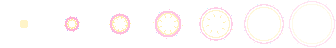
#> input picture Character/Peri/Effects/magic_burst.png, 336 x 48 px, given in place of glow_aura.png, which was not available; the run also reads 1 picture not shown here
$ python preview.py
#> lines starting #> are read from the running program, lines starting #| are printed output that depends on the picture
### Character/Peri/_Tools/effects.py
import math, json, random
import numpy as np
from PIL import Image

WHITE=(255,255,255); GOLD=(255,232,140); PINK=(255,166,212); LAV=(204,160,244)
CYAN=(150,228,255); MINT=(150,236,184); DEEP=(40,32,64)

class C:
    def __init__(s,w,h): s.w,s.h=w,h; s.a=np.zeros((h,w,4),float)
    def px(s,x,y,rgb,a=255):
        x=int(math.floor(x)); y=int(math.floor(y))
        if not(0<=x<s.w and 0<=y<s.h) or a<=0: return
        sa=a/255.0; d=s.a[y,x]; da=d[3]/255.0
        oa=sa+da*(1-sa)
        if oa<=0: return
        for k in range(3): d[k]=(rgb[k]*sa+d[k]*da*(1-sa))/oa
        d[3]=oa*255
    def disc(s,cx,cy,r,rgb,a=255):
        for y in range(s.h):
            for x in range(s.w):
                if math.hypot(x+.5-cx,y+.5-cy)<=r: s.px(x,y,rgb,a)
    def ring(s,cx,cy,r,t,rgb,a=255,ry=None):
        ry=ry or r
        for y in range(s.h):
            for x in range(s.w):
                d=math.hypot((x+.5-cx)/r,(y+.5-cy)/ry)*r
                if r-t<d<=r: s.px(x,y,rgb,a)
    def star(s,cx,cy,n,rgb,a=255,core=WHITE,diag=False):
        cx=int(cx); cy=int(cy)
        for i in range(1,n+1):
            f=a*(1-0.18*(i-1))
            for dx,dy in((1,0),(-1,0),(0,1),(0,-1)): s.px(cx+dx*i,cy+dy*i,rgb,f)
        if diag:
            for i in range(1,max(1,n//2)+1):
                for dx,dy in((1,1),(-1,1),(1,-1),(-1,-1)): s.px(cx+dx*i,cy+dy*i,rgb,a*.7)
        s.px(cx,cy,core,255)
    def img(s): return Image.fromarray(np.clip(s.a,0,255).astype(np.uint8))

# [4 lines left out: function strip, not called in this run]

FX={}   # nama -> (list of images, meta)

# 1) glow_aura 32x32 x4 loop
fr=[]
for f in range(4):
    c=C(32,32); r=12+[0,1,0.5,1][f]
    for rr,aa,col in ((r,34,LAV),(r-3,40,PINK),(r-6,46,WHITE)):
        for y in range(32):
            for x in range(32):
                d=math.hypot(x+.5-16,y+.5-16)
                if d<=rr and ((x+y)%2==0 or d<rr-2): c.px(x,y,col,aa)
    for j in range(4):
        a=math.radians(f*22.5+j*90); rx=16+math.cos(a)*13.5; ry=16+math.sin(a)*13.5
        c.px(rx,ry,WHITE,255); c.px(rx+1,ry,GOLD,150); c.px(rx,ry+1,GOLD,150)
    fr.append(c.img())
FX['glow_aura']=(fr,dict(fps=8,loop=True,anchor=[16,16],note='taruh di belakang karakter, pusat = tengah badan'))

# 2) twinkle 9x9 x6
fr=[]
for n,a in ((0,255),(1,255),(2,255),(3,255),(2,200),(1,140)):
    c=C(9,9)
    if n==0: c.px(4,4,WHITE,255)
    else: c.star(4,4,n,GOLD,a,WHITE,diag=(n==3))
    fr.append(c.img())
FX['twinkle']=(fr,dict(fps=12,loop=False,anchor=[4,4],note='kilau kecil acak di sekitar peri/sayap'))

# 3) pixie_dust 16x16 x6 loop (jatuh dari sayap)
fr=[]; rnd=random.Random(7); parts=[(rnd.uniform(-3,3),rnd.uniform(0,1),rnd.choice([GOLD,PINK,CYAN,WHITE,LAV])) for _ in range(6)]
for f in range(6):
    c=C(16,16)
    for k,(dx,ph,col) in enumerate(parts):
        life=((f/6.0)+k/6.0)%1.0
        x=8+dx+math.sin((life+ph)*6.28)*1.2; y=2+life*12
        a=255*(1-life**1.5)
        c.px(x,y,col,a)
        if life<0.4: c.px(x+1,y,col,a*.5); c.px(x,y+1,col,a*.5)
    fr.append(c.img())
FX['pixie_dust']=(fr,dict(fps=10,loop=True,anchor=[8,2],note='emitter di pangkal sayap; ikut dipakai saat walk/run/idle'))

# 4) magic_burst 48x48 x7 (attack)
fr=[]
for f in range(7):
    c=C(48,48); t=f/6.0
    if f==0:
        c.disc(24,24,2.5,WHITE,255); c.disc(24,24,4.5,GOLD,120)
    else:
        R=4+t*19;
        c.ring(24,24,R,2.2 if f<4 else 1.2,PINK,int(255*(1-t*0.7)))
        c.ring(24,24,R-2.5,1.2,GOLD,int(230*(1-t*0.8)))
        if f<5: c.disc(24,24,max(0,4-f),WHITE,255-f*30)
        L=int(7*math.sin(math.pi*min(1,t*1.15)))+1
        for k in range(8):
            a=math.radians(k*45+(f*8)); r0=R*0.35
            for i in range(L):
                c.px(24+math.cos(a)*(r0+i),24+math.sin(a)*(r0+i),WHITE if i<2 else GOLD,230-i*30)
        for k in range(8):
            a=math.radians(k*45+22.5+f*10); rr=R*1.05
            c.px(24+math.cos(a)*rr,24+math.sin(a)*rr,[CYAN,PINK,LAV,GOLD][k%4],255*(1-t*0.8))
    fr.append(c.img())
FX['magic_burst']=(fr,dict(fps=14,loop=False,anchor=[24,24],note='ledakan sihir; pakai di titik serangan (attack frame 3-4)'))

# 5) magic_orb 16x16 x4 loop (proyektil, menghadap kanan)
fr=[]
for f in range(4):
    c=C(16,16); p=[0,1,2,1][f]
    c.disc(10,8,4+0.4*p,LAV,110); c.disc(10,8,3,PINK,230); c.disc(10,8,1.8,WHITE,255)
    for i in range(1,6): c.px(10-3-i,8+math.sin((f+i)*1.4)*1.2,GOLD,200-i*34)
    c.px(10+(-1 if p else 1),5-(p%2),WHITE,220)
    fr.append(c.img())
FX['magic_orb']=(fr,dict(fps=12,loop=True,anchor=[10,8],note='proyektil menghadap kanan; flip_x untuk kiri'))

# 6) orb_hit 32x32 x5
fr=[]
for f in range(5):
    c=C(32,32); t=f/4.0
    c.ring(16,16,3+t*11,2 if f<3 else 1,WHITE if f<2 else PINK,int(255*(1-t*.75)))
    if f<3: c.disc(16,16,4-f,WHITE,255-f*50)
    for k in range(6):
        a=math.radians(k*60+15); rr=3+t*13
        c.px(16+math.cos(a)*rr,16+math.sin(a)*rr,[GOLD,CYAN,PINK][k%3],255*(1-t*.8))
        c.px(16+math.cos(a)*(rr-1.5),16+math.sin(a)*(rr-1.5),WHITE,160*(1-t))
    fr.append(c.img())
FX['orb_hit']=(fr,dict(fps=14,loop=False,anchor=[16,16],note='saat orb mengenai target'))

# 7) blessing 32x40 x8 (interact)
fr=[]
for f in range(8):
    c=C(32,40); t=f/8.0
    c.ring(16,36,6+4*math.sin(math.pi*t),1,MINT,150,ry=3)
    for k in range(6):
        ph=(t+k/6.0)%1.0; ang=ph*6.28*1.5+k
        x=16+math.cos(ang)*(6-3*ph); y=35-ph*30
        col=[MINT,GOLD,WHITE][k%3]; a=255*(1-ph**2)
        c.px(x,y,col,a)
        if k%2==0 and ph<0.7: c.px(x-1,y,col,a*.55); c.px(x+1,y,col,a*.55); c.px(x,y-1,col,a*.55); c.px(x,y+1,col,a*.55)
    fr.append(c.img())
FX['blessing']=(fr,dict(fps=10,loop=False,anchor=[16,36],note='efek interaksi/berkat; pusat di kaki'))

# 8) landing_pollen 32x16 x5
fr=[]
for f in range(5):
    c=C(32,16); t=f/4.0
    for k in range(10):
        s_=-1 if k%2 else 1; sp=3+ (k//2)*2.2
        x=16+s_*(2+sp*t*1.6); y=12-math.sin(math.pi*min(1,t*1.2))*(2+k%3)-(k%2)*0.5
        c.px(x,y,[GOLD,WHITE,PINK,CYAN,LAV][k%5],255*(1-t**1.7))
    c.ring(16,13,3+t*12,1,WHITE,int(140*(1-t)),ry=2+t*1.5)
    fr.append(c.img())
FX['landing_pollen']=(fr,dict(fps=12,loop=False,anchor=[16,13],note='saat mendarat setelah jump'))

# 9) warp_in 32x32 x8  (warp_out = urutan dibalik)
fr=[]
for f in range(8):
    c=C(32,32)
    if f<4:
        R=15-f*3.2; c.ring(16,16,R,1.5,LAV,120+f*30)
        for k in range(8):
            a=math.radians(k*45); c.px(16+math.cos(a)*(R+2),16+math.sin(a)*(R+2),[WHITE,GOLD][k%2],220)
        c.disc(16,16,f*0.8,WHITE,200)
    elif f<6:
        w=3 if f==4 else 2
        for y in range(2,30):
            for x in range(16-w,16+w):
                c.px(x,y,WHITE,255 if abs(x+.5-16)<w-1 else 150)
        c.disc(16,16,5 if f==4 else 4,GOLD,150)
    else:
        t=(f-6)/1.0
        for k in range(10):
            a=math.radians(k*36+10); rr=4+t*8+(k%3)*2
            c.px(16+math.cos(a)*rr,16+math.sin(a)*rr*1.2,[PINK,CYAN,GOLD,WHITE,LAV][k%5],255*(1-t*.6))
        c.ring(16,16,5+t*6,1,WHITE,int(160*(1-t)))
    fr.append(c.img())
FX['warp_in']=(fr,dict(fps=12,loop=False,anchor=[16,16],note='muncul; warp_out = putar balik urutan frame'))

# 10) ground_shadow 16x8 x3 (normal, kecil, paling kecil untuk jump)
fr=[]
for rw,rh,a in ((6.5,2.6,95),(5,2,75),(3.6,1.5,55)):
    c=C(16,8)
    for y in range(8):
        for x in range(16):
            if ((x+.5-8)/rw)**2+((y+.5-4)/rh)**2<=1: c.px(x,y,DEEP,a)
    fr.append(c.img())
FX['ground_shadow']=(fr,dict(fps=0,loop=False,anchor=[8,4],note='bayangan di tanah (peri melayang 2px); frame 0 normal, 1-2 saat jump'))

# [10 lines that do not run on import are left out]

### Character/Peri/_Tools/preview.py
from pathlib import Path
from PIL import Image
import effects as E
P=Path('/home/claude/out/Character/Peri')
def fr(anim,d,k): return Image.open(P/'frames'/anim/d/f'{anim}_{d}_{k:02d}.png').convert('RGBA')
def fx(name,k):
    s=Image.open(P/'Effects'/f'{name}.png').convert('RGBA'); n=len(E.FX[name][0]); w=s.width//n
    return s.crop((k*w,0,(k+1)*w,s.height))
CW=48; BG=(40,34,62,255)
def put(cell,im,ax,ay,x,y): cell.alpha_composite(im,(x-ax,y-ay))
def cell(anim,d,k,steps,s):
    c=Image.new('RGBA',(CW,CW),BG); fx_dy=0
    if anim in('idle',): put(c,fx('glow_aura',s%4),16,16,24,28)
    sh=0 if anim!='jump' else [0,1,2,1,0][k]
    put(c,fx('ground_shadow',sh),8,4,24,38)
    c.alpha_composite(fr(anim,d,k),(8,6))
    if anim in('idle','walk','run'):
        put(c,fx('pixie_dust',s%6),8,2,24,19)
        if anim=='run': put(c,fx('pixie_dust',(s+3)%6),8,2,24,19)
    if anim=='jump' and k>=4: put(c,fx('landing_pollen',min(4,s%5)),16,13,24,37)
    if anim=='interact': put(c,fx('blessing',s%8),16,36,24,37)
    return c
N=16; frames=[]
for s in range(N):
    sheet=Image.new('RGBA',(CW*3,CW*2),BG)
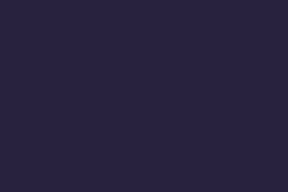
#> sheet: PIL image 144x96 RGBA (shown 2 times larger); mean R, G, B, A 40, 34, 62, 255
    cells=[cell('idle','down',s%4,N,s),cell('walk','right',s%4,N,s),cell('run','right',s%6,N,s),
           cell('jump','down',s%5,N,s),None,cell('interact','down',s%4,N,s)]
#> in cell, `c = Image.new('RGBA', (CW, CW), BG)`:
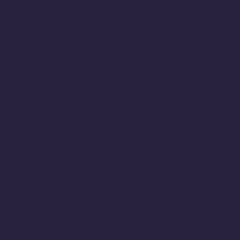
#> c: PIL image 48x48 RGBA (shown 5 times larger); mean R, G, B, A 40, 34, 62, 255
#> in fx, s is the input picture: PIL image 336x48 RGBA; mean R, G, B, A 25.9, 20.4, 19, 13.7
#> in fx, `return s.crop((k*w,0,(k+1)*w,s.height))`:
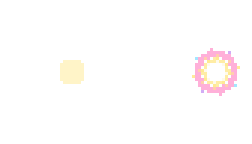
#> returned value: PIL image 84x48 RGBA (shown 3 times larger); mean R, G, B, A 13.8, 11.6, 10.5, 11.3; transparent parts drawn white
#> in put, `def put(cell,im,ax,ay,x,y): cell.alpha_composite(im,(x-ax,y-ay))`:
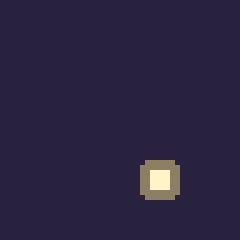
#> cell: PIL image 48x48 RGBA (shown 5 times larger); mean R, G, B, A 43.4, 37.2, 63.7, 255
#> (the run stopped early here; a loop or call above may not have finished)
